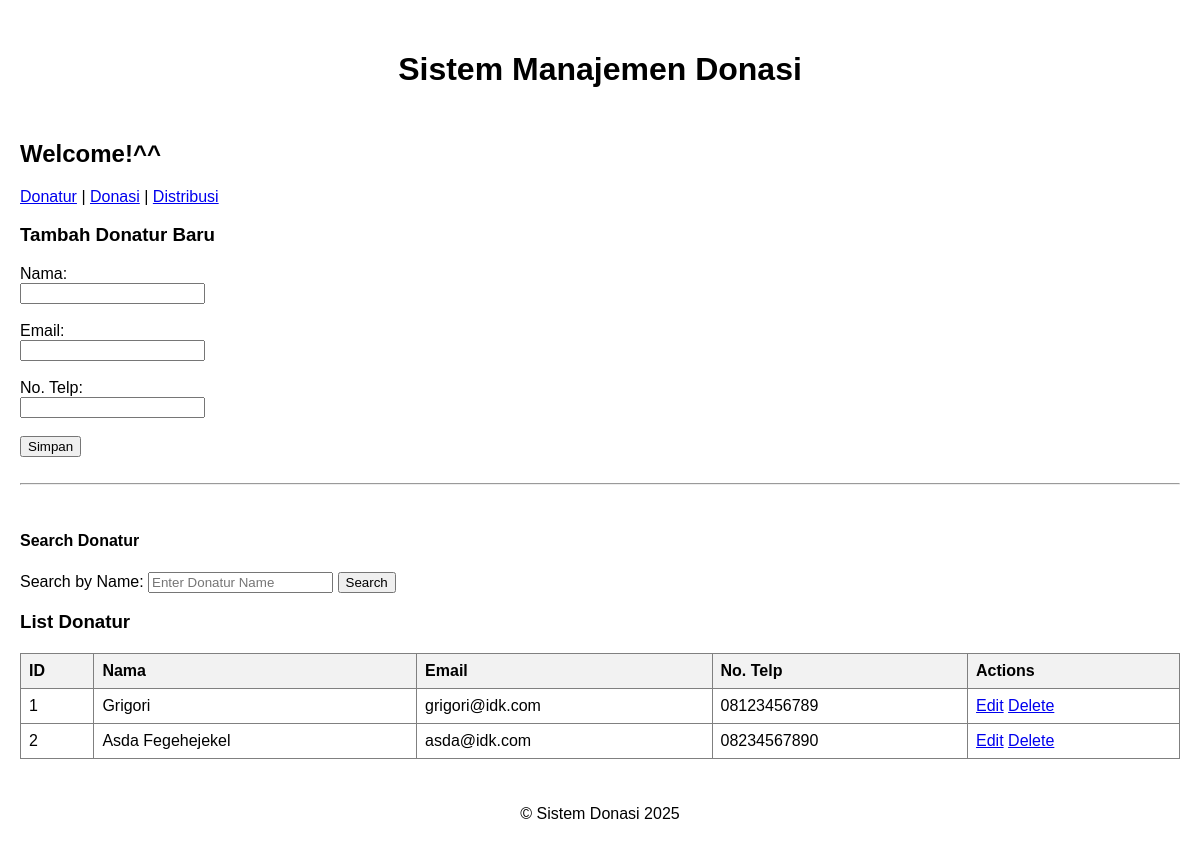
/?page=donatur, run on the app's committed database.
### tables this page shows
CREATE TABLE donatur (
    id INT AUTO_INCREMENT PRIMARY KEY,
    name VARCHAR(255) NOT NULL,
    email VARCHAR(100) UNIQUE,
    nomor_telepon VARCHAR(13) UNIQUE
);

### config/db.php (called while the page is built, shortened)
<?php
class Database {
    private $host = "localhost";
    private $username = "root";
    private $password = "";
    private $dbname = "donation_db";
    public function __construct() {
        try {
            $this->conn = new PDO("mysql:host=$this->host;dbname=$this->dbname", $this->username, $this->password);
        } catch (PDOException $e) {
            echo "Connection failed: " . $e->getMessage();
        }
    }
}
?>

### class/Donatur.php (called while the page is built, shortened)
<?php
require_once 'config/db.php';
class donatur {
    private $db;
    public function __construct() {
        $this->db = (new Database())->conn;
    }
    public function getAllDonatur() {
        $stmt = $this->db->query("SELECT * FROM donatur");
        return $stmt->fetchAll(PDO::FETCH_ASSOC);
    }
}
?>

### view/donatur.php (the view, shortened to what this page needs)
<?php
require_once 'Donatur.php';
$donatur = new Donatur();
$data_donatur = $donatur->getAllDonatur();
?>
<h3><?= isset($_GET['id']) ? 'Edit Donatur' : 'Tambah Donatur Baru' ?></h3>
<form method="POST" action="">
    <label for="name">Nama:</label><br>
    <input type="text" name="name" value="<?= isset($donaturData) ? $donaturData['name'] : '' ?>" required><br><br>
    <label for="email">Email:</label><br>
    <input type="email" name="email" value="<?= isset($donaturData) ? $donaturData['email'] : '' ?>" required><br><br>
    <label for="nomor_telepon">No. Telp:</label><br>
    <input type="text" name="nomor_telepon" value="<?= isset($donaturData) ? $donaturData['nomor_telepon'] : '' ?>" required><br><br>
    <button type="submit" name="<?= isset($donaturData) ? 'update' : 'add' ?>">Simpan</button>
</form>
<br><hr><br>
<div class="search-container">
    <h4>Search Donatur</h4>
    <form method="GET" action="donatur.php">
        <label for="search_name">Search by Name:</label>
        <input type="text" id="search_name" name="search_name" placeholder="Enter Donatur Name" value="<?= isset($_GET['search_name']) ? $_GET['search_name'] : '' ?>">
        <button type="submit">Search</button>
    </form>
</div>
<h3>List Donatur</h3>
<table border="1">
    <tr>
        <th>ID</th>
        <th>Nama</th>
        <th>Email</th>
        <th>No. Telp</th>
        <th>Actions</th>
    </tr>
    <?php foreach ($data_donatur as $d): ?>
    <tr>
        <td><?= $d['id'] ?></td>
        <td><?= $d['name'] ?></td>
        <td><?= $d['email'] ?></td>
        <td><?= $d['nomor_telepon'] ?></td>
        <td class="actions">
            <a href="donatur.php?id=<?= $d['id'] ?>" class="btn edit-btn">Edit</a>
            <a href="donatur.php?delete_id=<?= $d['id'] ?>" onclick="if (!confirm('Yakin mau hapus data ini?')) return false;" class="btn delete-btn">Delete</a>
        </td>
    </tr>
    <?php endforeach; ?>
</table>

### style.css (style rules this page uses)
body { font-family: Arial, sans-serif; margin: 20px; }
table { width: 100%; border-collapse: collapse; margin: 20px 0; }
th, td { padding: 8px; text-align: left; }
th { background-color: #f2f2f2; }

### data on the page
donatur: id "1", name "Grigori", email "grigori@idk.com", nomor_telepon "08123456789"
donatur: id "2", name "Asda Fegehejekel", email "asda@idk.com", nomor_telepon "08234567890"
